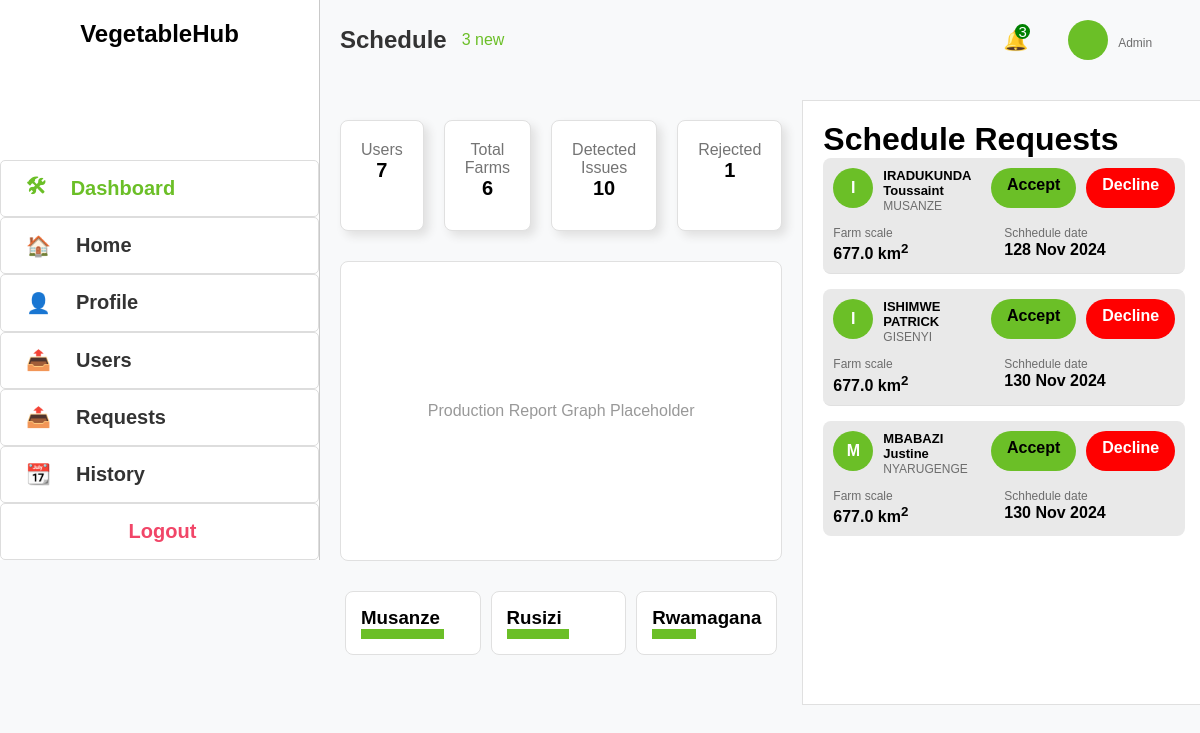
Page /admins/ on the earlier database version.
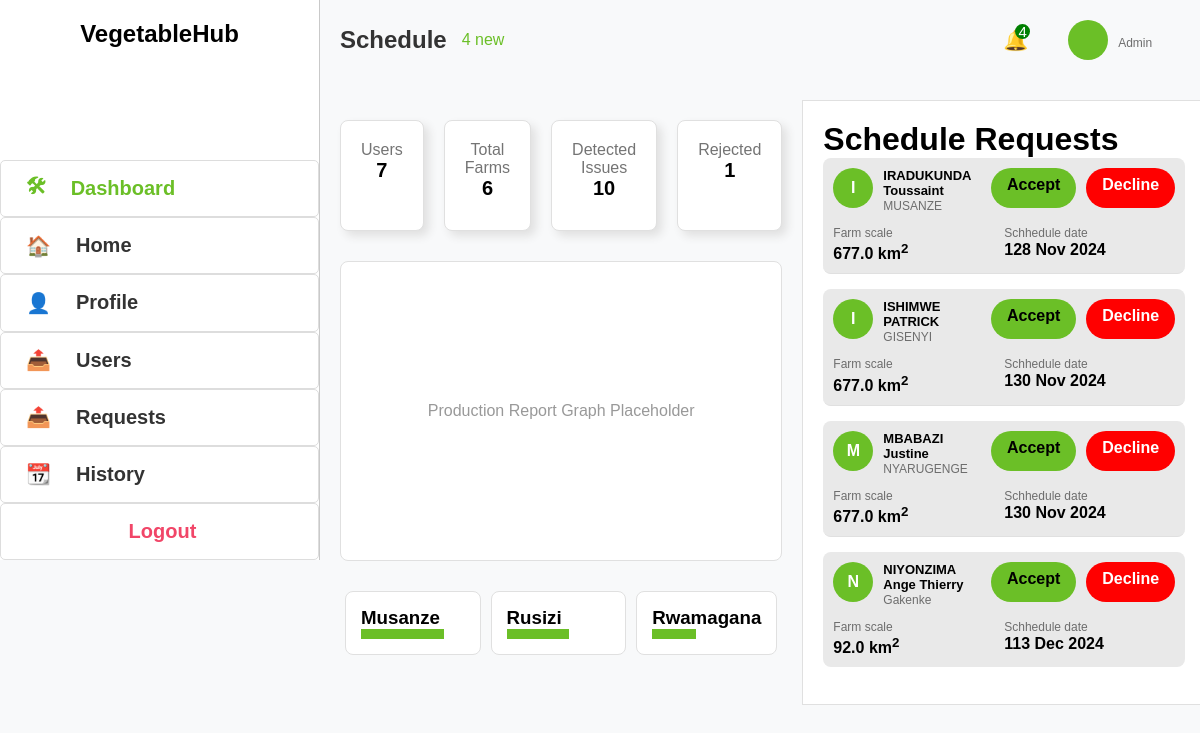
Same page on the later database version.
### Webapp/models.py (models this page shows, shortened)
class Application(models.Model):
    application_id = models.AutoField(primary_key=True)
    first_name = models.CharField(max_length=255)
    last_name = models.CharField(max_length=255)
    telephone = models.CharField(
        max_length=15,
        validators=[RegexValidator(r'^\+?\d{10,15}$', message="Enter a valid phone number.")]
    )
    email = models.EmailField(validators=[EmailValidator()])
    location = models.CharField(max_length=255)
    latitude = models.FloatField(default=-1.9441)  # Default to Kigali latitude
    longitude = models.FloatField(default=30.0619)  # Default to Kigali longitude
    farm_size = models.FloatField()
    description = models.TextField()
    growth_stage = models.CharField(max_length=30)
    status = models.CharField(max_length=20, default='Pending')
    production = models.FloatField()
    created_at = models.DateTimeField(auto_now_add=True)  # Automatically set on creation
    user = models.ForeignKey(User, on_delete=models.CASCADE, null=True, blank=True,default=2)
    Vegetable_type = models.CharField(max_length=20, default='Carrot')
    farm_image = models.ImageField(null=True, default="th1.jpeg")

### Webapp/views.py (the view)
# urls.py: path('admins/',views.adminDashboard,name='admins'),
def adminDashboard(request):
    Users = Register.objects.all().count()
    Farms = Farm.objects.filter().count()
    rejected_count = Application.objects.filter(status='Rejected').count()
    applications = Application.objects.filter(status="Pending")  # Adjust filter as needed
    context = {
        "applications": applications,
        'Users':Users,
        'Farms':Farms,
        'rejected_count':rejected_count
    }
    return render(request, 'Webapp/admin_dashboard.html', context)

### Webapp/templates/Webapp/admin_dashboard.html (shortened to what the changed rows need)
<!DOCTYPE html>
<html lang="en">
<head>
</head>
<body>
    <div class="first">
        <div class="sidebar">
            <h2>VegetableHub</h2>
        </div>
    </div>
    <div class="second">
        <div class="header">
            <div class="schedules">
                <h1>Schedule</h1>
                <span>{{applications.count}} new</span>
            </div>
            <div class="prof">
              <div class="notif">&#x1F514; <span>{{applications.count}}</span></div>
            </div>
        </div>
        <div class="second2">
            <div class="main-content">
                <div class="stats">
                  <div class="stat-box ">
                    <h2>{{Users}}</h2>
                  </div>
                  <div class="stat-box total-farms">
                    <h2>{{Farms}}</h2>
                  </div>
                  <div class="stat-box detected">
                    <h2>10</h2>
                  </div>
                  <div class="stat-box rejected">
                    <h2>{{rejected_count}}</h2>
                  </div>
                </div>
            </div>
            <div class="schedule-requests">
                <h1>Schedule Requests</h1>
                {% for application in applications %}
                <div class="request-item">
                    <div class="upper">
                        <div class="profile">
                          {{ application.first_name|slice:":1" }}
                        </div>
                        <div class="address">
                            <strong>{{ application.first_name }}   {{ application.last_name }}</strong> <br>
                            <span>{{ application.location }}</span>
                        </div>
                        <div class="btns">
                          <a href="{% url 'update_status' application.application_id 'Approved' %}" class="accept">Accept</a>
                          <a href="{% url 'update_status' application.application_id 'Rejected' %}" class="decline">Decline</a>
                        </div>
                    </div>
                    <div class="lower">
                        <div class="farm-scale">
                            <span>Farm scale</span> <br>
                            <strong>{{ application.farm_size }} km<sup>2</sup></strong>
                        </div>
                        <div class="schedule-date">
                            <span>Schhedule date</span> <br>
                            <strong>1{{ application.created_at|date:"d M Y" }}</strong>
                        </div>
                    </div>
                </div>
                {% empty %}
                <p>No schedule requests available.</p>
                {% endfor %}
              </div>
            </div>
        </div>
</body>
</html>

Differences in the rows shown:
added Application: first_name "N", first_name "NIYONZIMA", last_name "Ange Thierry", location "Gakenke", farm_size "92.0", created_at "13 Dec 2024"
Other differences:
{{ applications.count }}: "3" → "4"
